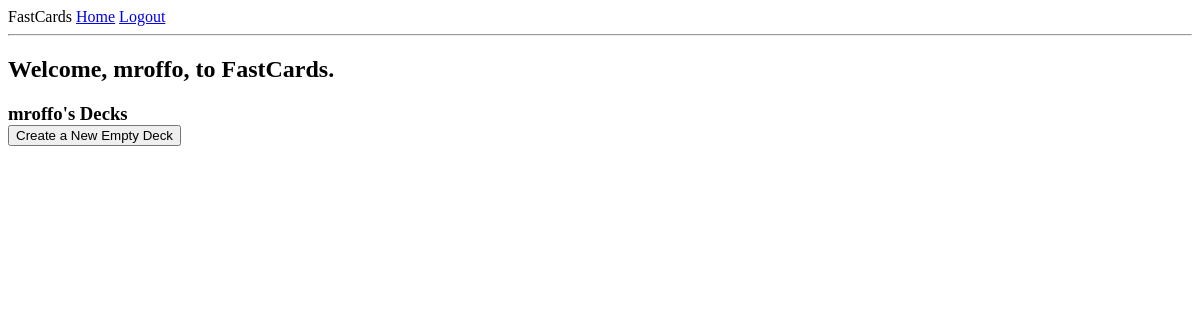
Before: /index (signed in) with the older database file.
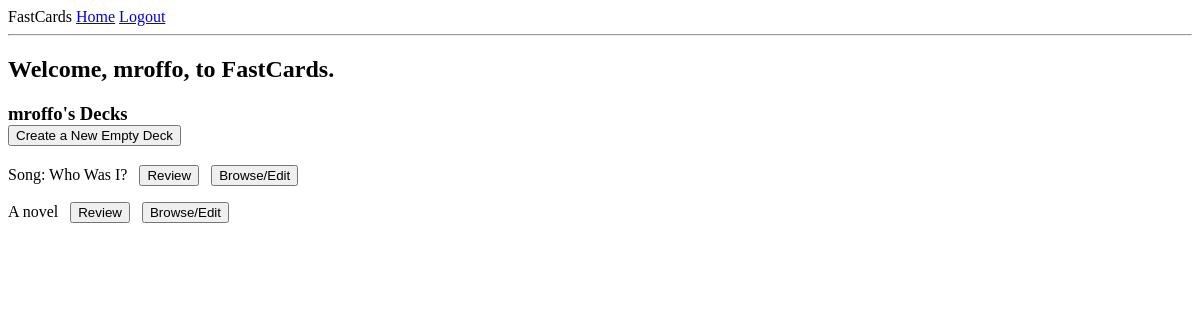
After: the same page with the newer database file.
### app/models.py (models this page shows, shortened)
class User(UserMixin, db.Model):
    id = db.Column(db.Integer, primary_key=True)
    username = db.Column(db.String(64), nullable=False, index=True, unique=True)
    email = db.Column(db.String(120), nullable=False, index=True, unique=True)
    password_hash = db.Column(db.String(128))
    decks = db.relationship('Deck', backref='user', lazy='dynamic')

class Deck(db.Model):
    id = db.Column(db.Integer, primary_key=True)
    deckname = db.Column(db.String())
    user_id = db.Column(db.Integer(), db.ForeignKey('user.id'))
    cards = db.relationship('Card', backref='deck', lazy='dynamic')

### app/main/routes.py (the view)
@bp.route('/')  # these @ things are called decorators in python.
@bp.route('/index')
@login_required
def index():
    decks_form = {} # Not actually a Form object. Do not be confused.
    class _DeckForm(DeckForm):
        pass
    decks = Deck.query.all()
    for deck in decks:
        setattr(_DeckForm, 'browse_edit', SubmitField('Browse/Edit'))
        setattr(_DeckForm, 'deckname_field', HiddenField(
            label='deckname', default=deck.deckname))
        new_deckform = _DeckForm()
        setattr(new_deckform, 'deckname', deck.deckname)
        decks_form[deck.deckname] = new_deckform
    setattr(_DeckForm, 'browse_edit', SubmitField('Create a New Empty Deck'))
    setattr(_DeckForm, 'deckname_field', HiddenField(label='deckname', default=''))
    empty_deckform = _DeckForm()
    return render_template(
        'index.html',
        title='Home',
        decks_form=decks_form, # submit dict of deckforms
        empty_deckform=empty_deckform) # requests from an empty deckform will indicate a new deck

### app/main/routes.py
    class _DeckForm(DeckForm):
        pass

### app/models.py (called while the page is built)
@login.user_loader
def load_user(id): # remember that Flask-Login needs a load_user function to call.
    return User.query.get(int(id)) # remember that the str id must be cast to int.

### app/templates/index.html (shortened to what this page needs)
{% extends "base.html" %}
{% block content %}
<h2>
    Welcome, {{ current_user.username }}, to FastCards.
</h2>
<h3>{{current_user.username}}'s Decks
    <form action="/browse_edit" method="post" novalidate> {{ empty_deckform.browse_edit() }} </form>
</h3>
{% for deckname, deckform in decks_form.items() %}
<form action="/browse_edit" method="post" novalidate>
    <p>
        {{ deckform.deckname }} &nbsp; {{ deckform.review() }} &nbsp; {{ deckform.browse_edit() }}
    </p>
</form>
{% endfor %}
{% endblock %}

### app/templates/base.html (shortened to what this page needs)
<html>
<head>
</head>
<body>
    <div>
        FastCards
        <a href="{{ url_for('main.index') }}">Home</a>
        {% if current_user.is_anonymous %}
        <a href="{{ url_for('auth.login') }}">Login</a>
        {% else %}
        <a href="{{ url_for('auth.logout') }}">Logout</a>
        {% endif %}
    </div>
    <hr>  {% block content %}{% endblock %}
</body>
</html>

Changed rows visible on the page:
added Deck: deckname "Song: Who Was I?"
added Deck: deckname "A novel"
